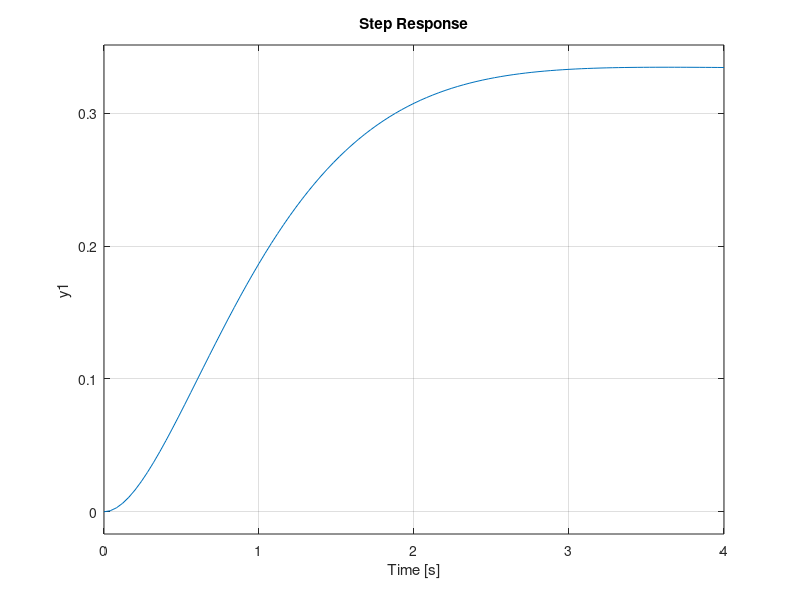
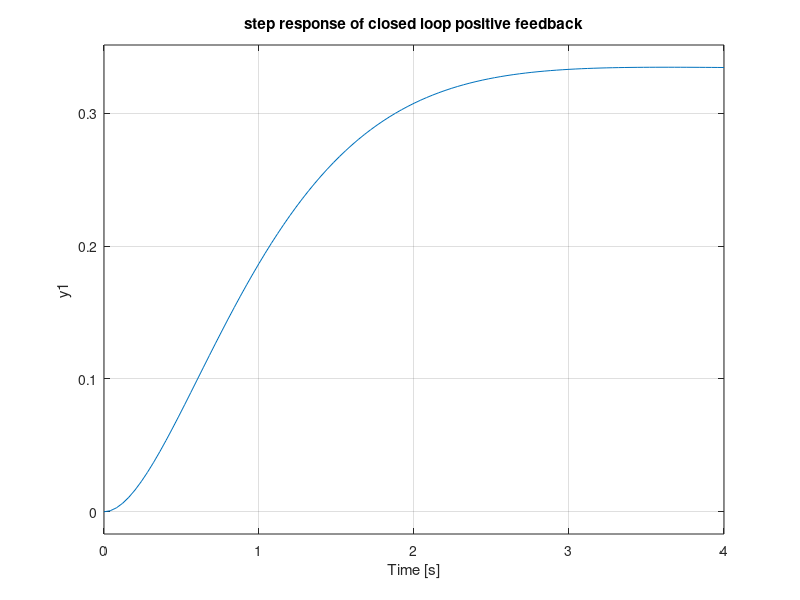
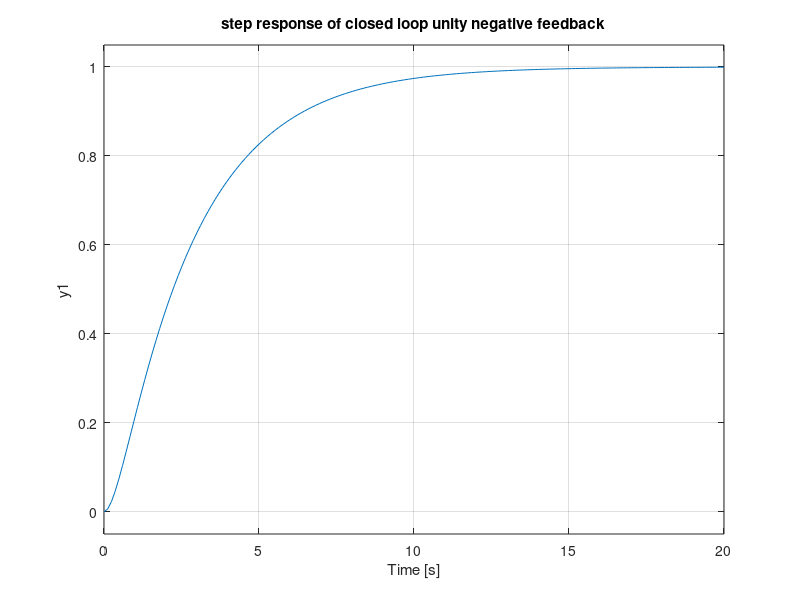
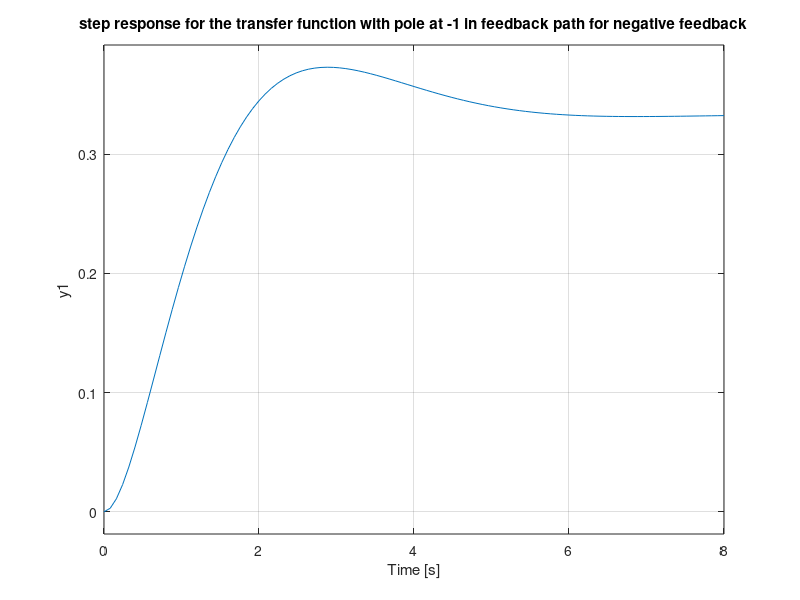

Reproduce these figures in MATLAB, in order.
%%open loop response of transfer function 1
p=[1];
q=[1 3 2];
G=tf(p,q);
figure(1)
step(G);
title('step response of 1/(s+1)(s+2');
%%closed loop response of the transfer function for positive feedback
p=[1];
q=[1 3 2];
G=tf(p,q);
t=feedback(G,1);
step(t);
figure(2);
step(t);
title('step response of closed loop positive feedback');
%%closed loop response for unity negative feedback
p=[1];
q=[1 3 2];
G=tf(p,q);
t=feedback(G,-1);
figure(3)
step(t);
title('step response of closed loop unity negative feedback');
%% closed loop response for the transfer function with pole at -1 in feedback path
p=[1 1];
q=[1 4 5 3];
G=tf(p,q);
figure(4)
step(G);
title('step response for the transfer function with pole at -1 in feedback path for negative feedback')

%%closed loop response for the transfer function with pole at -1 in
%%feedback path in positive path
p=[1 1];
q=[1 4 5 1];
G=tf(p,q);
figure(5)
step(G);
title('step response for the transfer function with pole at -1 in feedback path for positive feedback')
%% closed loop response for the transfer function with zero at -1 in feedback path for negative feedback
p=[1];
q=[1 4 3];
G=tf(p,q);
figure(6)
step(G);
title('step response for the transfer function with zero at -1 in feedback path for negative feedback')

%% closed loop response for the transfer function with zero at -1 in feedback path for  positive feedback
p=[1];
q=[1 2 1];
G=tf(p,q);
figure(7)
step(G);
title('step response for the transfer function with zero at -1 in feedback path for positive feedback')


%%open loop response of transfer function 1
p=[1];
q=[1 1 -2];
G=tf(p,q);
figure(8)
step(G);
title('step response of 1/(s-1)(s+2)');
%%closed loop response of the transfer function for positive feedback
p=[1];
q=[1 1 -2];
G=tf(p,q);
t=feedback(G,1);
step(t);
figure(9);
step(t);
title('step response of closed loop positive feedback');
%%closed loop response for unity negative feedback
p=[1];
q=[1 1 -2];
G=tf(p,q);
t=feedback(G,-1);
figure(10)
step(t);
title('step response of closed loop unity negative feedback');
%% closed loop response for the transfer function with pole at -1 in feedback path
p=[1 1];
q=[1 2 -1 -1];
G=tf(p,q);
figure(11)
step(G);
title('step response for the transfer function with pole at -1 in feedback path for negative feedback')

%%closed loop response for the transfer function with pole at -1 in
%%feedback path in positive path
p=[1 1];
q=[1 2 -1 3];
G=tf(p,q);
figure(12)
step(G);
title('step response for the transfer function with pole at -1 in feedback path for positive feedback')
%% closed loop response for the transfer function with zero at -1 in feedback path for negative feedback
p=[1];
q=[1 2 1];
G=tf(p,q);
figure(13)
step(G);
title('step response for the transfer function with zero at -1 in feedback path for negative feedback')

%% closed loop response for the transfer function with zero at -1 in feedback path for  positive feedback
p=[1];
q=[1 0 -3];
G=tf(p,q);
figure(14)
step(G);
title('step response for the transfer function with zero at -1 in feedback path for positive feedback')


%%open loop response of transfer function 1
p=[1];
q=[10 0];
G=tf(p,q);
figure(15)
step(G);
title('step response of 1/(10s)');
%%closed loop response of the transfer function for positive feedback
p=[1];
q=[10 0];
G=tf(p,q);
t=feedback(G,1);
step(t);
figure(16);
step(t);
title('step response of closed loop positive feedback');
%%closed loop response for unity negative feedback
p=[1];
q=[10 0];
G=tf(p,q);
t=feedback(G,-1);
figure(17)
step(t);
title('step response of closed loop unity negative feedback');
%% closed loop response for the transfer function with pole at -1 in feedback path
p=[1 1];
q=[10 10 1];
G=tf(p,q);
figure(18)
step(G);
title('step response for the transfer function with pole at -1 in feedback path for negative feedback')

%%closed loop response for the transfer function with pole at -1 in
%%feedback path in positive path
p=[1 1];
q=[10 10 -1];
G=tf(p,q);
figure(19)
step(G);
title('step response for the transfer function with pole at -1 in feedback path for positive feedback')
%% closed loop response for the transfer function with zero at -1 in feedback path for negative feedback
p=[1];
q=[11 1];
G=tf(p,q);
figure(20)
step(G);
title('step response for the transfer function with zero at -1 in feedback path for negative feedback')

%% closed loop response for the transfer function with zero at -1 in feedback path for  positive feedback
p=[1];
q=[9 -1];
G=tf(p,q);
figure(21)
step(G);
title('step response for the transfer function with zero at -1 in feedback path for positive feedback')
